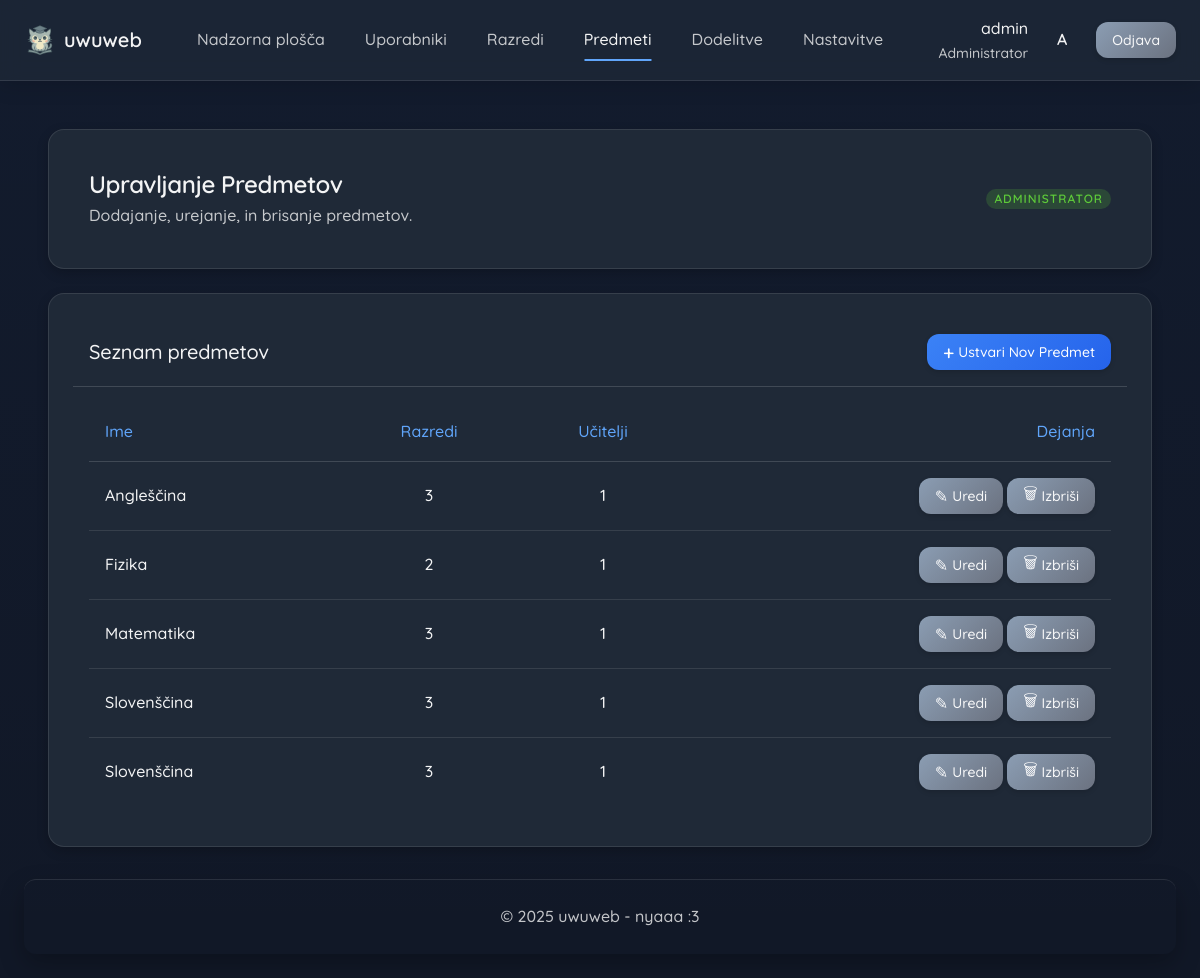
/admin/manage_subjects.php (signed in), run on the app's committed database.
### tables this page shows
CREATE TABLE class_subjects
(
    class_subject_id INT AUTO_INCREMENT PRIMARY KEY,
    class_id   INT NOT NULL,
    subject_id INT NOT NULL,
    teacher_id INT NOT NULL,
    CONSTRAINT class_id UNIQUE (class_id, subject_id),
    CONSTRAINT class_subjects_ibfk_1 FOREIGN KEY (class_id) REFERENCES classes (class_id),
    CONSTRAINT class_subjects_ibfk_2 FOREIGN KEY (subject_id) REFERENCES subjects (subject_id),
    CONSTRAINT class_subjects_ibfk_3 FOREIGN KEY (teacher_id) REFERENCES teachers (teacher_id)
);

CREATE TABLE teachers
(
    teacher_id INT AUTO_INCREMENT PRIMARY KEY,
    user_id INT NOT NULL,
    first_name VARCHAR(100) NOT NULL,
    last_name  VARCHAR(100) NOT NULL,
    CONSTRAINT user_id UNIQUE (user_id),
    CONSTRAINT teachers_ibfk_1 FOREIGN KEY (user_id) REFERENCES users (user_id)
);

CREATE TABLE subjects
(
    subject_id INT AUTO_INCREMENT PRIMARY KEY,
    name VARCHAR(100) NOT NULL
);

### includes/auth.php (called while the page is built, shortened)
<?php
function isLoggedIn(): bool
{
    return !empty($_SESSION['user_id'] ?? null);
}
function getUserRole(): int|null
{
    return $_SESSION['role_id'] ?? null;
}
function getRoleName(?int $roleId): string
{
    $roleNames = [
        ROLE_ADMIN => 'Administrator',
        ROLE_TEACHER => 'Učitelj',
        ROLE_STUDENT => 'Dijak',
        ROLE_PARENT => 'Starš/Skrbnik'
    ];
    if (isset($roleNames[$roleId])) return $roleNames[$roleId];
}

### admin/admin_functions.php (called while the page is built, shortened)
<?php
require_once __DIR__ . '/../includes/auth.php';
require_once __DIR__ . '/../includes/functions.php';
function getAllSubjects(): array
{
    try {
        $pdo = safeGetDBConnection('getAllSubjects');
        $query = "SELECT * FROM subjects ORDER BY name";
        return $pdo->query($query)->fetchAll(PDO::FETCH_ASSOC);
    } catch (PDOException $e) {
        logDBError("Napaka pri pridobivanju predmetov: " . $e->getMessage());
        return [];
    }
}
function getSubjectDetails(int $subjectId): ?array
{
    try {
        $pdo = safeGetDBConnection('getSubjectDetails');
        $query = "SELECT * FROM subjects WHERE subject_id = ?";
        $stmt = $pdo->prepare($query);
        $stmt->execute([$subjectId]);
        $subject = $stmt->fetch(PDO::FETCH_ASSOC);
        $stmt = $pdo->prepare("
            SELECT cs.class_subject_id, c.class_code, c.title, t.teacher_id,
                   u.username as teacher_username
            FROM class_subjects cs
            JOIN classes c ON cs.class_id = c.class_id
            JOIN teachers t ON cs.teacher_id = t.teacher_id
            JOIN users u ON t.user_id = u.user_id
            WHERE cs.subject_id = ?
        ");
        $stmt->execute([$subjectId]);
        $subject['classes'] = $stmt->fetchAll(PDO::FETCH_ASSOC);
        return $subject;
    } catch (PDOException $e) {
        logDBError("Napaka pri pridobivanju podatkov o predmetu: " . $e->getMessage());
        return null;
    }
}

### admin/manage_subjects.php (the view, shortened to what this page needs)
<?php
require_once '../includes/auth.php';
require_once '../includes/functions.php';
require_once 'admin_functions.php';
$subjects = getAllSubjects();
foreach ($subjects as &$subject) {
    $teacherCount = 0;
    $teacherIds = [];
    if (isset($subject['classes']) && is_array($subject['classes'])) {
        $classCount = count($subject['classes']);
        foreach ($subject['classes'] as $class) if (isset($class['teacher_id']) && !in_array($class['teacher_id'], $teacherIds, true)) {
            $teacherIds[] = $class['teacher_id'];
            $teacherCount++;
        }
    } else {
        $subjectDetails = getSubjectDetails($subject['subject_id']);
    }
}
require_once '../includes/header.php';
?>
<div class="container mt-lg">
    <div class="card shadow rounded-lg mb-xl">
        <div class="d-flex justify-between items-center p-md"
             style="border-bottom: 1px solid var(--border-color-medium);">
            <h2 class="text-lg font-medium mt-0 mb-0">Seznam predmetov</h2>
            <button class="btn btn-primary btn-sm d-flex items-center gap-xs" data-open-modal="createSubjectModal">
                <span class="text-lg">+</span> Ustvari Nov Predmet
            </button>
        </div>
        <div class="card__content p-md">
            <table class="data-table">
                <thead>
                <tr>
                    <th>Ime</th>
                    <th class="text-center">Razredi</th>
                    <th class="text-center">Učitelji</th>
                    <th class="text-right">Dejanja</th>
                </tr>
                </thead>
                <tbody>
                <?php if (empty($subjects)): ?>
                    <tr>
                        <td colspan="4" class="text-center p-lg">
                            <div class="alert status-info page-transition mb-0" role="status">
                                <div class="alert-icon">ℹ</div>
                                <div class="alert-content">
                                    Ni še ustvarjenih predmetov. Uporabite gumb zgoraj za dodajanje.
                                </div>
                            </div>
                        </td>
                    </tr>
                <?php else: ?>
                    <?php foreach ($subjects as $subject): ?>
                        <tr>
                            <td><?= htmlspecialchars($subject['name']) ?></td>
                            <td class="text-center"><?= $subject['class_count'] ?? 0 ?></td>
                            <td class="text-center"><?= $subject['teacher_count'] ?? 0 ?></td>
                            <td>
                                <div class="d-flex justify-end gap-xs">
                                    <button class="btn btn-secondary btn-sm d-flex items-center gap-xs"
                                            data-open-modal="editSubjectModal"
                                            data-id="<?= $subject['subject_id'] ?>"
                                            data-name="<?= htmlspecialchars($subject['name'] ?? '') ?>">
                                        <span class="text-md">✎</span> Uredi
                                    </button>
                                    <button class="btn btn-secondary btn-sm d-flex items-center gap-xs"
                                            data-open-modal="deleteSubjectModal"
                                            data-id="<?= $subject['subject_id'] ?>"
                                            data-name="<?= htmlspecialchars($subject['name'] ?? '') ?>">
                                        <span class="text-md">🗑</span> Izbriši
                                    </button>
                                </div>
                            </td>
                        </tr>
                    <?php endforeach; ?>
                <?php endif; ?>
                </tbody>
            </table>
        </div>
    </div>
</div>
<?php
include '../includes/footer.php';
?>

### includes/header.php (shortened to what this page needs)
<?php
require_once __DIR__ . '/auth.php';
$currentRole = getUserRole();
$isUserLoggedIn = isLoggedIn();
$roleName = getRoleName($currentRole);
$username = $isUserLoggedIn ? $_SESSION['username'] : '';
$currentPage = basename($_SERVER['PHP_SELF']);
?>
<!DOCTYPE html>
<html lang="sl">
<head>
    <link rel="stylesheet" href="/uwuweb/assets/css/style.css">
</head>
<body>
<header class="navbar">
    <div class="navbar-brand">
        <a href="/uwuweb/dashboard.php" class="navbar-logo" aria-label="Domov">
            <img src="/uwuweb/design/uwuweb-logo.png" alt="">uwuweb
        </a>
    </div>
    <?php if ($isUserLoggedIn): ?>
        <nav class="navbar-menu" id="navMenu">
            <a href="/uwuweb/dashboard.php" class="navbar-link <?= $currentPage === 'dashboard.php' ? 'active' : '' ?>">Nadzorna
                plošča</a>
            <?php if ($currentRole === ROLE_ADMIN): ?>
                <a href="/uwuweb/admin/users.php"
                   class="navbar-link <?= $currentPage === 'users.php' ? 'active' : '' ?>">Uporabniki</a>
                <a href="/uwuweb/admin/manage_classes.php"
                   class="navbar-link <?= $currentPage === 'manage_classes.php' ? 'active' : '' ?>">Razredi</a>
                <a href="/uwuweb/admin/manage_subjects.php"
                   class="navbar-link <?= $currentPage === 'manage_subjects.php' ? 'active' : '' ?>">Predmeti</a>
                <a href="/uwuweb/admin/manage_assignments.php"
                   class="navbar-link <?= $currentPage === 'manage_assignments.php' ? 'active' : '' ?>">Dodelitve</a>
                <a href="/uwuweb/admin/system_settings.php"
                   class="navbar-link <?= $currentPage === 'system_settings.php' ? 'active' : '' ?>">Nastavitve</a>
            <?php endif; ?>
        </nav>
        <div class="navbar-user-info d-none d-lg-flex items-center gap-md">
            <div class="d-flex flex-column text-right">
                <span class="text-primary font-medium"><?= htmlspecialchars($username) ?></span>
                <span class="text-secondary text-sm"><?= htmlspecialchars($roleName) ?></span>
            </div>
            <div class="profile-avatar <?= 'profile-' . strtolower($roleName) ?> d-flex items-center justify-center text-primary font-bold"
                 style="width: 36px; height: 36px; border-radius: 50%; font-size: var(--font-size-md);">
                <?= strtoupper(mb_substr($username, 0, 1)) ?>
            </div>
            <a href="/uwuweb/includes/logout.php" class="btn btn-secondary btn-sm">Odjava</a>
        </div>
    <?php endif; ?>
</header>
<main class="container page-transition py-lg">

### data on the page
class_subjects: teacher.teacher_id "Administrator"
subjects: name "Angleščina", subject_id "3", teacher_count "1"
subjects: name "Fizika", class_count "2", teacher_count "1"
subjects: name "Matematika", class_count "3", subject_id "1"
subjects: name "Slovenščina", class_count "3", teacher_count "1"

### other printed values
$username "admin"
mb_substr($username, 0, 1) "A"
$title "Upravljanje Predmetov"
$description "Dodajanje, urejanje, in brisanje predmetov."
$displayRoleText "ADMINISTRATOR"
